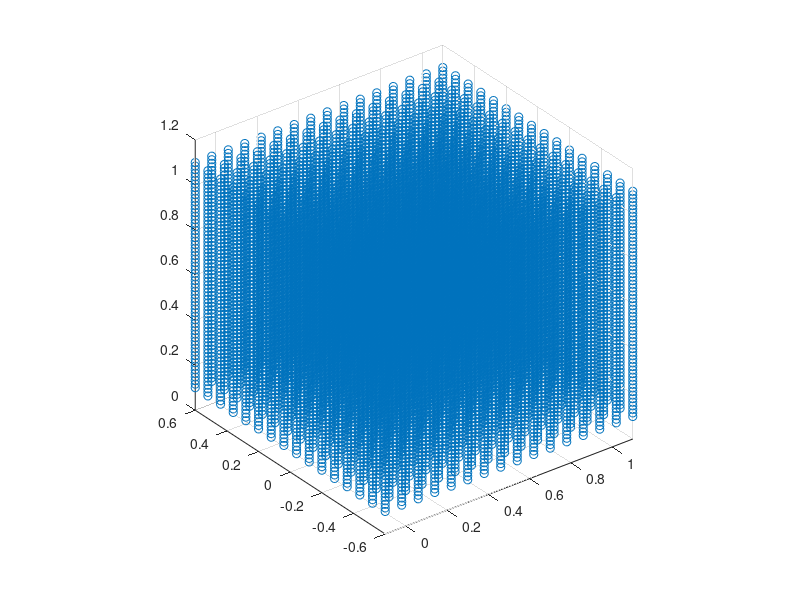

Here is the MATLAB script that generated this plot: (Note: this script raises an error after producing the figure.)
clear;
close all;

longCompFlag = false;
normFlag = false;
tResolution = 55e-12;
C = 3e8;
zResolution = tResolution * C ;
psfDim = 16;

bdSize = [32, 32, 256];  % body Size in Index
xyDim = 0.82;
realSize = [xyDim, xyDim, bdSize(3) * zResolution];    % render Size in Actual Dimension
normalization = false;
psfSize = [psfDim, psfDim, psfDim];

psf = sparse(prod(bdSize), prod(psfSize));

laserPos = [0.5, -0.15, 0];
patchNormal = [0, 0, -1]; % laser Normal

kc = 1;
ks = 0;
lasDt =250e-12; %laser pulse time

centerPos = [xyDim / 2 xyDim / 2 0];
offsets =  0 - centerPos;

% [Y, X, Z] = ndgrid( linspace(-0.1, 1.1, psfDim), ...
%                     linspace(-0.7, 0.5, psfDim), ...
%                     linspace(0.1, 1.1, psfDim * 4));
[Y, X, Z] = ndgrid( linspace(-0.1, 1.1, psfDim), ...
                    linspace(-0.6, 0.6, psfDim), ...
                    linspace(0.1, 1.1, psfDim * 4));
                
allPos = [Y(:), X(:), Z(:)];
disp('allPos');
disp(size(allPos));
disp('laserPos:')
disp(laserPos);
disp('realSize:')
disp(realSize);
posMat = [];
for i = 1:length(allPos)
    posMat(i, :) = allPos(i, :);
end
figure;scatter3(posMat(:, 1), posMat(:, 2), posMat(:, 3), 'r.');
axis equal
drawnow();



sig = 0.03;
for i = 1:100
fprintf('.')
end
fprintf('\n')

psfPrintLen = round(prod(psfSize) / 100);
allpsf = sparse(prod(bdSize), prod(psfSize));
rndSize = bdSize;
rndRealSize = realSize;
if longCompFlag
    rndSize(3) = bdSize(3) * 2;
    rndRealSize(3) = rndRealSize(3) * 2;
end


parfor count = 1:length(allPos)
    objctPos = allPos(count, :);
    % nlos = forwardPSF2(rndSize, rndRealSize, laserPos, objctPos, patchNormal, kc, ks, normalization, sig);
    [resBDpf] = forwardPSF_Pos(bdSize, realSize, laserPos, objctPos, patchNormal, kc, ks, normalization, sig);
    resBDpf = resBDpf / max(resBDpf(:));
    lc = 1e-3;
    resBDpf(resBDpf < lc) = 0;
    % if normFlag
    %     curNorm = sum(resBDpf(:) .^ 2);
    %     if curNorm > 1e-6
    %         resBDpf = resBDpf / curNorm;
    %     end
    % end
    % if longCompFlag
    %     resBDpf = imresize3(resBDpf, [bdSize]);
    % end
    curvolMat = permute(resBDpf, [2, 1, 3]);
    nlosR = reshape(curvolMat, [prod(bdSize), 1]);
    allpsf(:, count) = nlosR;
    if mod(count, psfPrintLen) == 0 | (count == 1)
        fprintf('|')
    end
end
fprintf('\n')


% for i = 1:32:1024
%     a = permute(reshape(full(allpsf(:, i)), bdSize), [3, 1, 2]);
%     figure;imshow(reshape(a, [128, 32 * 32]) * 100)
% end

% volshow(a)
% int64
% psf = allpsf;
% [psfX, psfY] = ind2sub(size(psf), find(psf));
% values = nonzeros(psf);
% Idxs = find(psf);
fullallpsf = full(allpsf);
% save('psf/sparsepsf500.mat', 'Idxs', 'values');
% save('psf/allpsf500.mat', 'allpsf');

% invMat = pinv(allpsf' * allpsf) * allpsf;

% save('psf/fullallpsf25022.mat', 'fullallpsf');
save('psf/psf_dyn_u.mat', 'fullallpsf');
% save('psf/psf723pos.mat', 'allPos');
% a = [ 0  0  3
%  4  0  5];

% [x, y] = find(a)
% save('psf/allpsf500.mat', 'a');




































